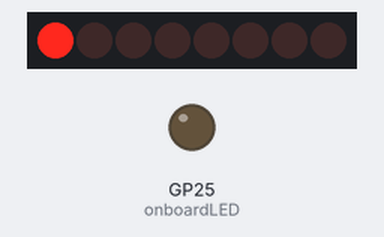
Recording of a program running on a simulated Raspberry Pi Pico running MicroPython. Parts: 8 shift-register outputs drawn as a row of LEDs (first output left, lit = HIGH), output pins drawn as LEDs (lit = HIGH). Pins used as bus, display or sensor lines are not drawn.

Above: at 2.05 s.
At 2.45 s:
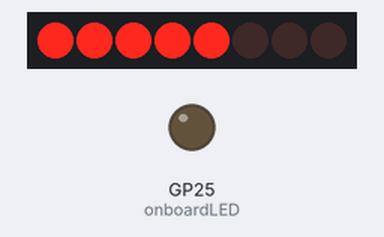
At 2.9 s:
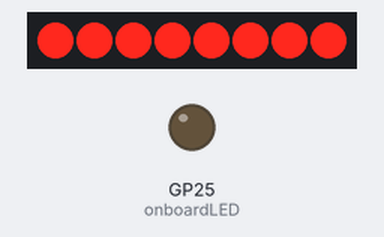
At 3.56 s:
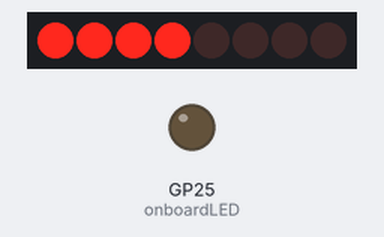
At 4.09 s:
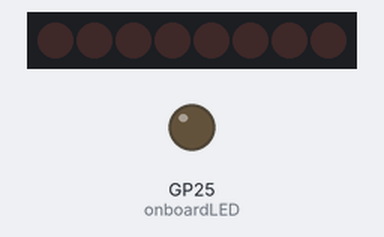
At 4.92 s:
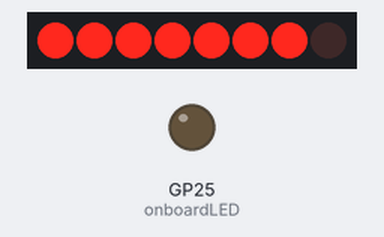
Timing chart, 0 to 5.2 s (numbered marks = the images above):
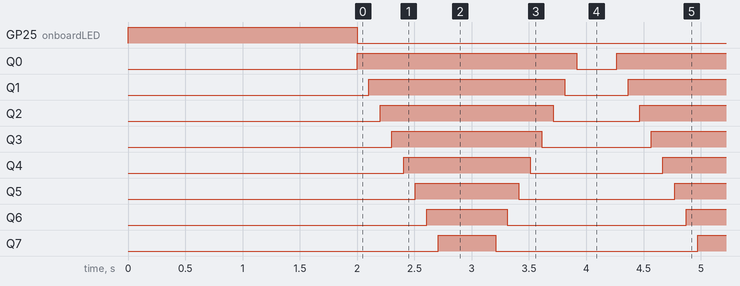

The program:

LEDBar.py
```python
from machine import Pin
import shiftregister
import time

# the shift register is connected to the LED bar as follows:
#   Q0 = LED1
#   Q1 = LED2
#   Q2 = LED3
#   Q3 = LED4
#   Q4 = LED5
#   Q5 = LED6
#   Q6 = LED7
#   Q7 = LED8
#   Q8 = LED9
#   Q9 = LED10

def testLEDBar(shiftreg, pausetime):
    shiftreg.set_register()
    for i in range(len(shiftreg.register)):
        shiftreg.register[i] = 1
        shiftreg.set_register()
        time.sleep(pausetime)
    while i >= 0:
        shiftreg.register[i] = 0
        shiftreg.set_register()
        time.sleep(pausetime)
        i -= 1
    shiftreg.register = [0,0,0,0,0,0,0,0,0,0]
    shiftreg.set_register()

def main():
    try:
        onboardLED = Pin(25,Pin.OUT)
        onboardLED.high()
        time.sleep(2)
        onboardLED.low()

        r = shiftregister.shiftregister()
        r.set_registerSize(10)

        while True:
            testLEDBar(r,0.1)
            time.sleep(.25)
    except KeyboardInterrupt:
        print("stopping program")

    finally:
        print("Graceful exit")
if __name__ == '__main__':
    main()
```

shiftregister.py
```python
from machine import Pin

#default pins for your Raspberry Pi Pico/PicoW
latchPin = 7 #RCLK
clockPin = 6 #SRCLK
dataPin = 8 #SER

# The shift register is a 74HC595
# This shiftregister class helps reduce the number of pins needed by the microcontroller
# This class also supports daisy chaining shift registers
# To use this class, you need to connect the shift register to your microcontroller
# The shift register is connected to the microcontroller as follows:
#   latchPin = 7 (RCLK pin 12 on 74HC595)
#   clockPin = 6 (SRCLK pin 11 on 74HC595)
#   dataPin = 8 (SER pin 14 on 74HC595)
# First, set the register size
# Next, set the register property in the class as an array, for example if the size is 8, then the register is [0,0,0,0,0,0,0,0]
# Then call the set_register() method to set the register
# To change the register, change the register property then call the set_register() method again

class shiftregister():
    def __init__(self) -> None:
        self.register = []
        self.latch = Pin(latchPin, Pin.OUT)
        self.clock = Pin(clockPin, Pin.OUT)
        self.data = Pin(dataPin, Pin.OUT)

    def __delete__(self):
        self.register = []
        self.setregister()
        self.latch.low()
        self.clock.low()
        self.data.low()

    #optional class to set the pins on your microcontroller
    def set_pins(self, latch_pin, clock_pin, data_pin):
        self.latch.low()
        self.clock.low()
        self.data.low()
        del(self.latch)
        del(self.clock)
        del(self.data)
        self.latch = Pin(latch_pin, Pin.OUT)
        self.clock = Pin(clock_pin, Pin.OUT)
        self.data = Pin(data_pin, Pin.OUT)

    def set_registerSize(self,size):
        for i in range(size):
            self.register.append(0)

    def set_register(self):
        #open latch for data
        self.clock.low()
        self.latch.low()
        self.clock.high()

        #load data in register
        for i in range(len(self.register)-1, -1, -1):
            self.clock.low()
            if self.register[i] == 1:
                self.data.high()
            else:
                self.data.low()
            self.clock.high()

        #close latch for data
        self.clock.low()
        self.latch.high()
        self.clock.high()
```

Measured:
- by itself, Q0: alternates HIGH for 1.9 s and LOW for 0.35 s
- by itself, Q1: alternates HIGH for 1.7 s and LOW for 0.55 s
- by itself, Q2: alternates HIGH for 1.5 s and LOW for 0.75 s
- by itself, Q3: alternates HIGH for 1.3 s and LOW for 0.96 s
- by itself, Q4: alternates HIGH for 1.1 s and LOW for 1.2 s
- by itself, Q5: alternates HIGH for 0.91 s and LOW for 1.4 s
- by itself, Q6: alternates HIGH for 0.70 s and LOW for 1.6 s
- by itself, Q7: alternates HIGH for 0.50 s and LOW for 1.8 s
